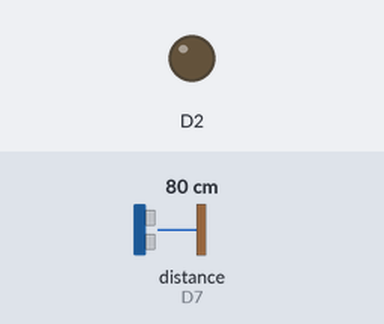
A sketch run on a simulated ESP8266 (NodeMCU). Parts: output pins drawn as LEDs (lit = HIGH). Wiring (inferred from the names in the program): ultrasonic range finder: trigger D6; echo D7. The test bench sets the inputs (shaded band); at power-on: distance to the obstacle (sensor on D7) 80 cm. The echo pulse lasts 58.3 µs per cm; WiFi joins after 1.5 s; servers stay silent unless stated; pins used as bus, display or sensor lines are not drawn; what the sketch prints to the serial monitor is not drawn.

Above: at 2.7 s.
2.8 s: distance to the obstacle (sensor on D7) set to 18 cm
4.6 s: distance to the obstacle (sensor on D7) set to 14 cm
At 5.4 s:
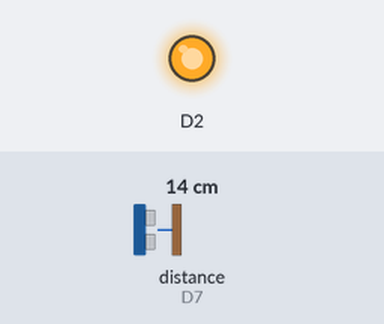
6.5 s: distance to the obstacle (sensor on D7) set to 18 cm
8.2 s: distance to the obstacle (sensor on D7) set to 22 cm
At 9.8 s:
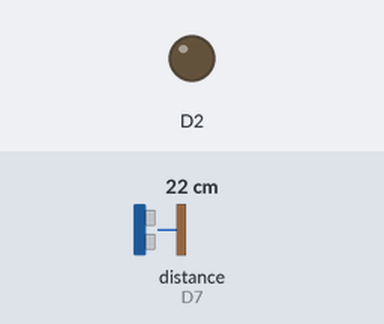
10.1 s: distance to the obstacle (sensor on D7) set to 2 cm
At 11.6 s:
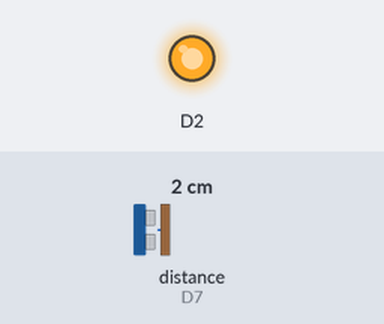
Timing chart, 0 to 13.1 s (numbered marks = the images above; inputs shaded):
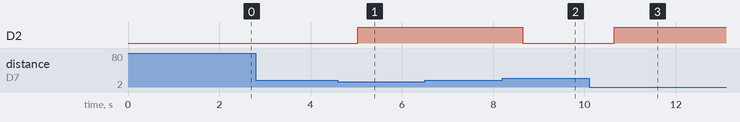

The sketch:

ultrasonic.ino
```cpp
#include <ESP8266WiFi.h>
#include <FirebaseArduino.h>

#define FIREBASE_HOST "watercontrol-96fed.firebaseio.com"
#define FIREBASE_AUTH "uKs2kwgDS5i98nEBvgcLqKDEawHt58tTssvKK0ob"
#define WIFI_SSID "PlagueKnight"
#define WIFI_PASSWORD "boongasdf_1234"

#define echoPin D7 // Echo Pin
#define trigPin D6 // Trigger Pin

long duration, distance; // Duration used to calculate distance

void setup()
{
Serial.begin (115200);

pinMode(4,OUTPUT);
pinMode(trigPin, OUTPUT);
pinMode(echoPin, INPUT);

WiFi.begin(WIFI_SSID, WIFI_PASSWORD);
  Serial.print("connecting");
  while (WiFi.status() != WL_CONNECTED) {
    Serial.print(".");
    delay(500);
  }
  Serial.println();
  Serial.print("connected: ");
  Serial.println(WiFi.localIP());

  Firebase.begin(FIREBASE_HOST, FIREBASE_AUTH);
}

void loop()
{
/* The following trigPin/echoPin cycle is used to determine the
distance of the nearest object by bouncing soundwaves off of it. */
digitalWrite(trigPin, LOW);
delayMicroseconds(2);
digitalWrite(trigPin, HIGH);
delayMicroseconds(10);
digitalWrite(trigPin, LOW);
duration = pulseIn(echoPin, HIGH);
//Calculate the distance (in cm) based on the speed of sound.
distance = duration/58.2;
Serial.println(distance);
if(distance < 2000){
  Firebase.setFloat("waterrealtime", distance);
  Firebase.pushInt("water", distance);
}
if(distance <= 15){
      digitalWrite(4,HIGH);
    }else if(distance >= 20){
      digitalWrite(4,LOW);
    }
//Delay 50ms before next reading.
delay(100);
}
```

Measured:
- the behaviour switches between 16 and 15 cm on distance to the obstacle (sensor on D7) (found by bisection; images 0 and 1)
- the behaviour switches between 19 and 20 cm on distance to the obstacle (sensor on D7) (found by bisection; images 1 and 2)
- after the input at 2.8 s, every drawn part: stays the same
- after the input at 4.6 s, D2: LOW → HIGH after 0.43 s
- after the input at 6.5 s, every drawn part: stays the same
- after the input at 8.2 s, D2: HIGH → LOW after 0.44 s
- after the input at 10.1 s, D2: LOW → HIGH after 0.55 s
